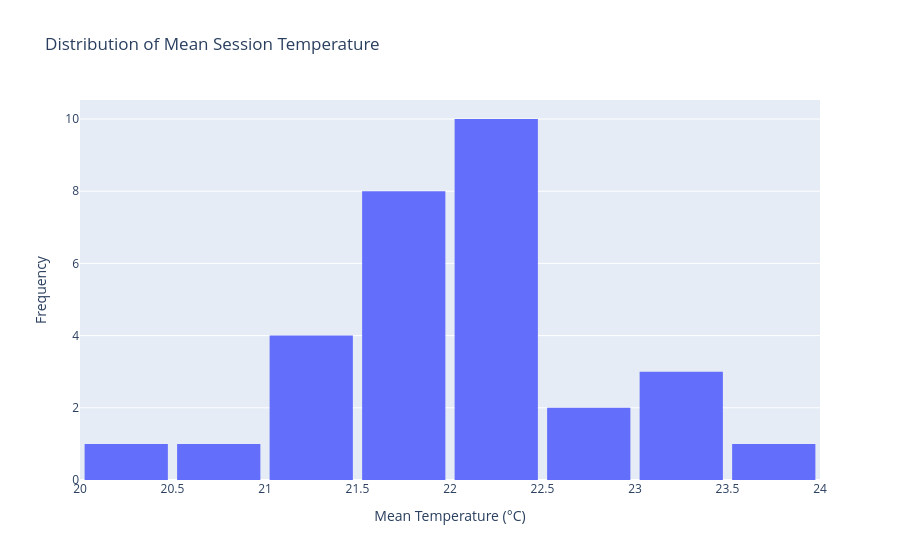

Notebook code for this chart:
### Code cell
import plotly.express as px

# Create histogram
fig = px.histogram(
    df,
    x='Mean Temperature (°C)',
    nbins=10,
    title='Distribution of Mean Session Temperature',
    labels={
        'Mean Temperature (°C)': 'Mean Temperature (°C)',
        'count': 'Frequency'
    }
)

# Configure graph
fig.update_layout(
    xaxis_title='Mean Temperature (°C)',
    yaxis_title='Frequency',
    bargap=0.1
)

fig.show()

### Figure 1 — Plotly figure (JSON) as saved in the notebook; plotly's stock layout.template omitted (floating-point values rounded to 4 significant figures)
{"data": [{"bingroup": "x", "hovertemplate": "Mean Temperature (°C)=%{x}<br>count=%{y}<extra></extra>", "legendgroup": "", "marker": {"color": "#636efa", "pattern": {"shape": ""}}, "name": "", "nbinsx": 10, "orientation": "v", "showlegend": false, "type": "histogram", "x": [22.39, 22.07, 23.03, 21.39, 21.81, 21.71, 21.51, 21.88, 23.41, 21.48, 22.1, 21.76, 22.41, 23.04, 21.87, 20.42, 21.73, 20.71, 23.59, 21.99, 21.19, 22.62, 22.37, 22.25, 22.14, 22.15, 21.14, 22.88, 22.07, 22.21], "xaxis": "x", "yaxis": "y"}], "layout": {"bargap": 0.1, "barmode": "relative", "legend": {"tracegroupgap": 0}, "title": {"text": "Distribution of Mean Session Temperature"}, "xaxis": {"anchor": "y", "domain": [0, 1], "title": {"text": "Mean Temperature (°C)"}}, "yaxis": {"anchor": "x", "domain": [0, 1], "title": {"text": "Frequency"}}}}
